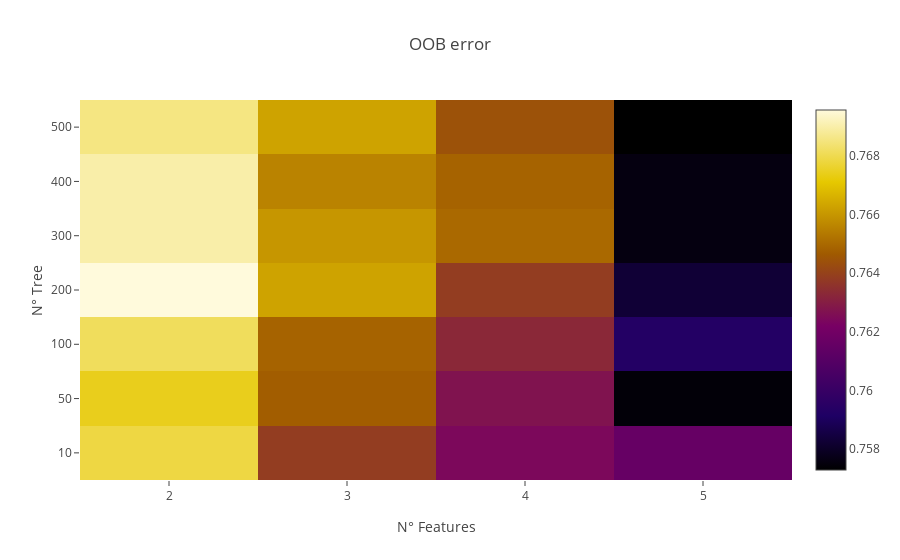

The cell this chart's notebook holds for it:
### Code cell
from sklearn.ensemble import RandomForestClassifier
from sklearn.model_selection import train_test_split

fifthPCA = data_PCA[:, 0:5]

trainSet, test, labelTrainSet, labelTest = train_test_split(fifthPCA, labels, train_size = 0.7, test_size = 0.3, random_state = 40)

numberTrees = [50, 100, 200, 300, 350, 400, 500]
numberFeatures = [2, 3, 4, 5]
accuracy = np.zeros(shape = (len(numberTrees), len(numberFeatures)))

for i in range(len(numberTrees)):
  for j in range(len(numberFeatures)):
    RFC = RandomForestClassifier(n_estimators = numberTrees[i], max_depth=2, random_state=0, oob_score = True,
                                max_features = numberFeatures[j], bootstrap = True)
    RFC.fit(trainSet, labelTrainSet)
    accuracy[i][j] = RFC.oob_score_
    
trace = go.Heatmap(
    z = accuracy,
    colorscale = "Electric"
)
layout = go.Layout(
    title = "OOB error",
    xaxis = dict(
        tickmode = "array",
        tickvals = np.linspace(0, len(numberFeatures), num = len(numberFeatures) + 1),       
        ticktext = ["2", "3", "4", "5"],
        title = "N° Features"      
    ),
    yaxis = dict(
        tickmode = "array",
        tickvals = np.linspace(0, len(numberTrees), num = len(numberTrees) + 1),
        ticktext = ["10", "50", "100", "200", "300", "400", "500"],
        title = "N° Tree"
    )
)
data = [trace]
figure = go.Figure(data = data, layout = layout)
enable_plotly_in_cell()
plotly.offline.iplot(figure, filename="rbfAccuracy")

### Figure 1 — Plotly figure (JSON) as saved in the notebook; plotly's stock layout.template omitted (floating-point values rounded to 4 significant figures)
{"data": [{"z": [[0.7679, 0.7639, 0.7624, 0.7616], [0.7674, 0.7647, 0.7627, 0.7574], [0.7681, 0.7649, 0.7633, 0.7593], [0.7696, 0.7663, 0.7639, 0.7583], [0.769, 0.766, 0.765, 0.7576], [0.769, 0.7656, 0.7649, 0.7576], [0.7686, 0.7663, 0.7644, 0.7573]], "type": "heatmap", "uid": "ba6e160c-ee8a-4a50-ad88-88cacee5f984", "colorscale": "Electric"}], "layout": {"yaxis": {"ticktext": ["10", "50", "100", "200", "300", "400", "500"], "title": {"text": "N° Tree"}, "tickmode": "array", "tickvals": [0, 1, 2, 3, 4, 5, 6, 7]}, "xaxis": {"ticktext": ["2", "3", "4", "5"], "title": {"text": "N° Features"}, "tickmode": "array", "tickvals": [0, 1, 2, 3, 4]}, "title": {"text": "OOB error"}}}
